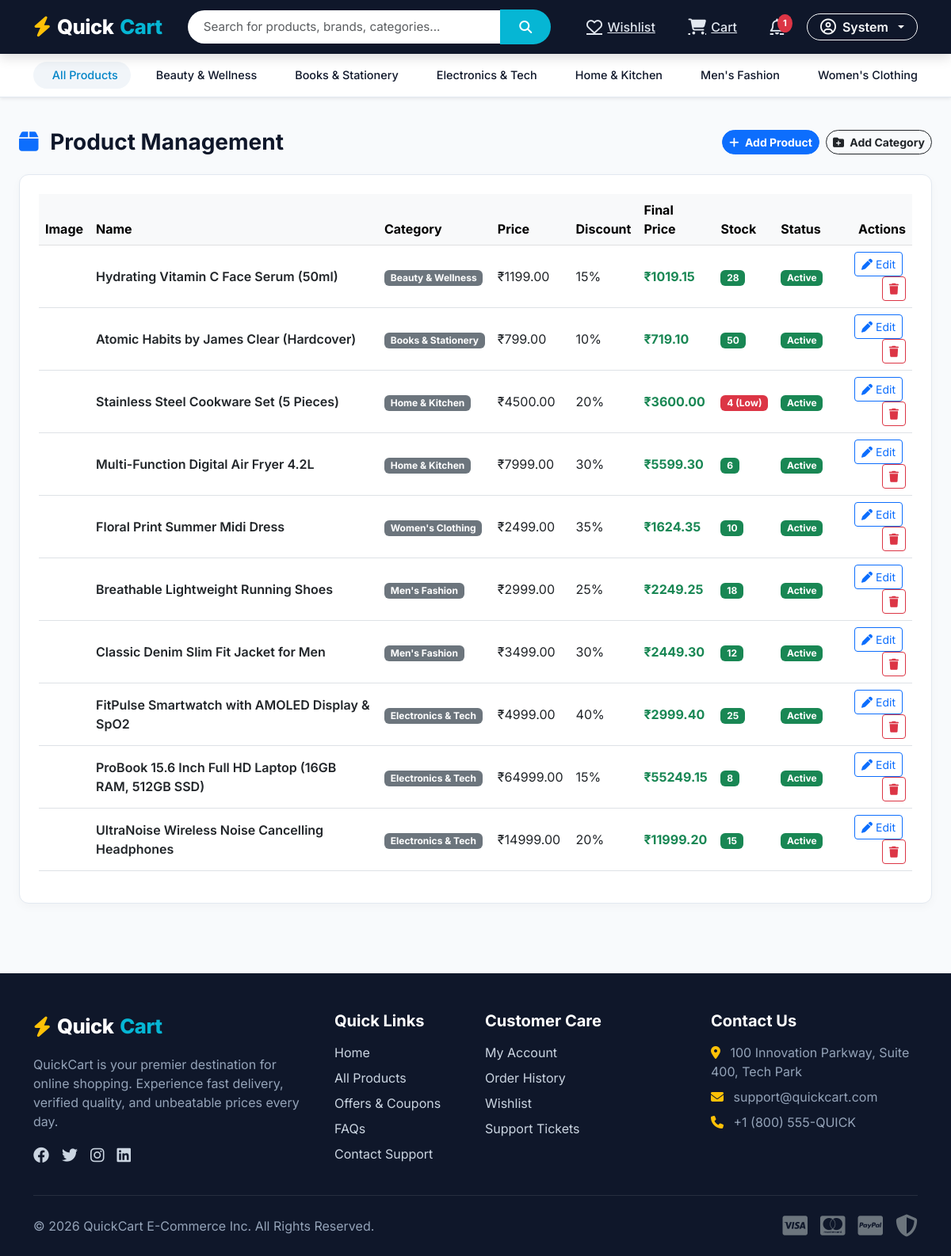
Page /dashboard/products/ (signed in) on the committed database.
### products/models.py (models this page shows, shortened)
class Category(models.Model):
    name = models.CharField(max_length=100, unique=True)
    slug = models.SlugField(max_length=120, unique=True, blank=True)
    description = models.TextField(blank=True)
    image = models.ImageField(upload_to='categories/', blank=True, null=True)
    created_at = models.DateTimeField(auto_now_add=True)
    class Meta:
        verbose_name_plural = "Categories"
        ordering = ['name']
    def __str__(self):
        return self.name

class Product(models.Model):
    name = models.CharField(max_length=200)
    slug = models.SlugField(max_length=250, unique=True, blank=True)
    category = models.ForeignKey(Category, on_delete=models.CASCADE, related_name='products')
    description = models.TextField()
    price = models.DecimalField(max_digits=10, decimal_places=2)
    discount_percentage = models.PositiveIntegerField(default=0)
    final_price = models.DecimalField(max_digits=10, decimal_places=2, blank=True, null=True)
    brand = models.CharField(max_length=100)
    stock = models.PositiveIntegerField(default=0)
    sku = models.CharField(max_length=50, unique=True)
    main_image = models.ImageField(upload_to='products/')
    rating = models.DecimalField(max_digits=3, decimal_places=2, default=0.0)
    is_active = models.BooleanField(default=True)
    created_at = models.DateTimeField(auto_now_add=True)
    updated_at = models.DateTimeField(auto_now=True)
    class Meta:
        ordering = ['-created_at']

### dashboard/views.py (the view, shortened to what this page needs)
# urls.py: path('products/', views.dashboard_products_view, name='products'),
@staff_member_required
def dashboard_products_view(request):
    products = Product.objects.select_related('category').order_by('-created_at')
    categories = Category.objects.all()
    product_form = ProductForm()
    category_form = CategoryForm()
    context = {
        'products': products,
        'categories': categories,
        'product_form': product_form,
        'category_form': category_form,
    }
    return render(request, 'dashboard/products.html', context)

### templates/dashboard/products.html (shortened to what this page needs)
{% extends 'base.html' %}
{% block content %}
<div class="container-fluid px-4 my-4">
    <div class="d-flex justify-content-between align-items-center mb-4 flex-wrap gap-2">
        <h3 class="fw-bold mb-0"><i class="fa-solid fa-box text-primary me-2"></i> Product Management</h3>
        <div class="d-flex gap-2">
            <button class="btn btn-primary rounded-pill btn-sm fw-bold" data-bs-toggle="modal" data-bs-target="#addProductModal">
                <i class="fa-solid fa-plus me-1"></i> Add Product
            </button>
            <button class="btn btn-outline-dark rounded-pill btn-sm fw-bold" data-bs-toggle="modal" data-bs-target="#addCategoryModal">
                <i class="fa-solid fa-folder-plus me-1"></i> Add Category
            </button>
        </div>
    </div>
    <div class="qc-dashboard-card">
        <div class="table-responsive">
            <table class="table align-middle table-hover">
                <thead class="table-light">
                    <tr>
                        <th>Image</th>
                        <th>Name</th>
                        <th>Category</th>
                        <th>Price</th>
                        <th>Discount</th>
                        <th>Final Price</th>
                        <th>Stock</th>
                        <th>Status</th>
                        <th class="text-end">Actions</th>
                    </tr>
                </thead>
                <tbody>
                    {% for prod in products %}
                        <tr>
                            <td>
                            </td>
                            <td class="fw-semibold">{{ prod.name }}</td>
                            <td><span class="badge bg-secondary">{{ prod.category.name }}</span></td>
                            <td>₹{{ prod.price }}</td>
                            <td>{{ prod.discount_percentage }}%</td>
                            <td class="fw-bold text-success">₹{{ prod.final_price }}</td>
                            <td>
                                {% if prod.stock <= 5 %}
                                    <span class="badge bg-danger">{{ prod.stock }} (Low)</span>
                                {% else %}
                                    <span class="badge bg-success">{{ prod.stock }}</span>
                                {% endif %}
                            </td>
                            <td>
                                {% if prod.is_active %}
                                    <span class="badge bg-success">Active</span>
                                {% else %}
                                    <span class="badge bg-secondary">Inactive</span>
                                {% endif %}
                            </td>
                            <td class="text-end">
                                <a href="{% url 'dashboard:edit_product' prod.id %}" class="btn btn-sm btn-outline-primary me-1"><i class="fa-solid fa-pen"></i> Edit</a>
                                <a href="{% url 'dashboard:delete_product' prod.id %}" class="btn btn-sm btn-outline-danger" onclick="return confirm('Delete product?')"><i class="fa-solid fa-trash"></i></a>
                            </td>
                        </tr>
                    {% endfor %}
                </tbody>
            </table>
        </div>
    </div>
</div>
{% endblock %}

### templates/base.html (shortened to what this page needs)
{% load static %}
<!DOCTYPE html>
<html lang="en">
<head>
    <link href="https://cdn.jsdelivr.net/npm/bootstrap@5.3.0/dist/css/bootstrap.min.css" rel="stylesheet">
    <link rel="stylesheet" href="https://cdnjs.cloudflare.com/ajax/libs/font-awesome/6.4.0/css/all.min.css">
    <link rel="stylesheet" href="{% static 'css/style.css' %}">
</head>
<body>
    <header class="qc-navbar">
        <div class="container">
            <div class="d-flex align-items-center justify-content-between flex-wrap gap-2">
                <a href="{% url 'home' %}" class="qc-brand">
                    <i class="fa-solid fa-bolt text-warning"></i> Quick<span>Cart</span>
                </a>
                <form action="{% url 'products:search' %}" method="GET" class="flex-grow-1 mx-lg-4 max-w-600" style="max-width: 550px;">
                    <div class="input-group">
                        <input type="text" name="q" class="form-control qc-search-input" placeholder="Search for products, brands, categories..." value="{{ request.GET.q|default:'' }}" required>
                        <button class="btn qc-search-btn" type="submit">
                            <i class="fa-solid fa-magnifying-glass"></i>
                        </button>
                    </div>
                </form>
                <div class="d-flex align-items-center gap-3">
                    {% if user.is_authenticated %}
                        <a href="{% url 'cart:wishlist' %}" class="qc-nav-link text-white" title="Wishlist">
                            <i class="fa-regular fa-heart fs-5"></i>
                            <span class="d-none d-md-inline">Wishlist</span>
                        </a>
                        <a href="{% url 'cart:cart' %}" class="qc-nav-link text-white" title="Cart">
                            <i class="fa-solid fa-cart-shopping fs-5"></i>
                            <span class="d-none d-md-inline">Cart</span>
                        </a>
                        <a href="{% url 'notifications:list' %}" class="qc-nav-link text-white" title="Notifications">
                            <i class="fa-regular fa-bell fs-5"></i>
                            {% if unread_notifications_count > 0 %}
                                <span class="qc-badge bg-danger">{{ unread_notifications_count }}</span>
                            {% endif %}
                        </a>
                        <div class="dropdown">
                            <button class="btn btn-outline-light dropdown-toggle rounded-pill px-3 py-1 fw-semibold d-flex align-items-center gap-2" type="button" data-bs-toggle="dropdown">
                                <i class="fa-regular fa-circle-user fs-5"></i>
                                <span>{{ user.first_name|default:user.username }}</span>
                            </button>
                        </div>
                    {% endif %}
                </div>
            </div>
        </div>
    </header>
    <nav class="qc-category-bar shadow-sm">
        <div class="container">
            <div class="d-flex align-items-center gap-2">
                <a href="{% url 'products:product_list' %}" class="qc-cat-item active">
                     All Products
                </a>
                {% for cat in nav_categories %}
                    <a href="{% url 'products:category' cat.slug %}" class="qc-cat-item">
                        {{ cat.name }}
                    </a>
                {% endfor %}
                <a href="{% url 'coupons:coupons_list' %}" class="qc-cat-item text-danger fw-bold ms-auto">
                </a>
            </div>
        </div>
    </nav>
    <main>
        {% block content %}{% endblock %}
    </main>
    <footer class="qc-footer">
        <div class="container">
            <div class="row g-4">
                <div class="col-lg-4 col-md-6">
                    <div class="qc-brand mb-3">
                        <i class="fa-solid fa-bolt text-warning"></i> Quick<span>Cart</span>
                    </div>
                    <p>QuickCart is your premier destination for online shopping. Experience fast delivery, verified quality, and unbeatable prices every day.</p>
                    <div class="d-flex gap-3 fs-5 mt-3">
                        <a href="#"><i class="fa-brands fa-facebook"></i></a>
                        <a href="#"><i class="fa-brands fa-twitter"></i></a>
                        <a href="#"><i class="fa-brands fa-instagram"></i></a>
                        <a href="#"><i class="fa-brands fa-linkedin"></i></a>
                    </div>
                </div>
                <div class="col-lg-2 col-md-6">
                    <h5>Quick Links</h5>
                    <ul class="list-unstyled d-flex flex-column gap-2">
                        <li><a href="{% url 'home' %}">Home</a></li>
                        <li><a href="{% url 'products:product_list' %}">All Products</a></li>
                        <li><a href="{% url 'coupons:coupons_list' %}">Offers & Coupons</a></li>
                        <li><a href="{% url 'support:faq' %}">FAQs</a></li>
                        <li><a href="{% url 'support:contact' %}">Contact Support</a></li>
                    </ul>
                </div>
                <div class="col-lg-3 col-md-6">
                    <h5>Customer Care</h5>
                    <ul class="list-unstyled d-flex flex-column gap-2">
                        <li><a href="{% url 'accounts:profile' %}">My Account</a></li>
                        <li><a href="{% url 'orders:my_orders' %}">Order History</a></li>
                        <li><a href="{% url 'cart:wishlist' %}">Wishlist</a></li>
                        <li><a href="{% url 'support:tickets' %}">Support Tickets</a></li>
                    </ul>
                </div>
                <div class="col-lg-3 col-md-6">
                    <h5>Contact Us</h5>
                    <p class="mb-2"><i class="fa-solid fa-location-dot me-2 text-warning"></i> 100 Innovation Parkway, Suite 400, Tech Park</p>
                    <p class="mb-2"><i class="fa-solid fa-envelope me-2 text-warning"></i> support@quickcart.com</p>
                    <p class="mb-2"><i class="fa-solid fa-phone me-2 text-warning"></i> +1 (800) 555-QUICK</p>
                </div>
            </div>
            <hr class="my-4 border-secondary">
            <div class="d-flex flex-column flex-md-row justify-content-between align-items-center text-center text-md-start">
                <p class="mb-0">&copy; 2026 QuickCart E-Commerce Inc. All Rights Reserved.</p>
                <div class="d-flex gap-3 fs-3 text-secondary mt-2 mt-md-0">
                    <i class="fa-brands fa-cc-visa"></i>
                    <i class="fa-brands fa-cc-mastercard"></i>
                    <i class="fa-brands fa-cc-paypal"></i>
                    <i class="fa-solid fa-shield-halved"></i>
                </div>
            </div>
        </div>
    </footer>
</body>
</html>

### rows in the picture
Category: name "Beauty & Wellness"
Category: name "Books & Stationery"
Category: name "Electronics & Tech"
Category: name "Home & Kitchen"
Category: name "Men's Fashion"
Category: name "Women's Clothing"
Product: name "Hydrating Vitamin C Face Serum (50ml)", category.name "Beauty & Wellness", price "1199.00", discount_percentage "15", final_price "1019.15", stock "28", is_active "Active"
Product: name "Atomic Habits by James Clear (Hardcover)", category.name "Books & Stationery", price "799.00", discount_percentage "10", final_price "719.10", stock "50", is_active "Active"
Product: name "Stainless Steel Cookware Set (5 Pieces)", category.name "Home & Kitchen", price "4500.00", discount_percentage "20", final_price "3600.00", stock "4", is_active "Active"
Product: name "Multi-Function Digital Air Fryer 4.2L", category.name "Home & Kitchen", price "7999.00", discount_percentage "30", final_price "5599.30", stock "6", is_active "Active"
Product: name "Floral Print Summer Midi Dress", category.name "Women's Clothing", price "2499.00", discount_percentage "35", final_price "1624.35", stock "10", is_active "Active"
Product: name "Breathable Lightweight Running Shoes", category.name "Men's Fashion", price "2999.00", discount_percentage "25", final_price "2249.25", stock "18", is_active "Active"
Product: name "Classic Denim Slim Fit Jacket for Men", category.name "Men's Fashion", price "3499.00", discount_percentage "30", final_price "2449.30", stock "12", is_active "Active"
Product: name "FitPulse Smartwatch with AMOLED Display & SpO2", category.name "Electronics & Tech", price "4999.00", discount_percentage "40", final_price "2999.40", stock "25", is_active "Active"
Product: name "ProBook 15.6 Inch Full HD Laptop (16GB RAM, 512GB SSD)", category.name "Electronics & Tech", price "64999.00", discount_percentage "15", final_price "55249.15", stock "8", is_active "Active"
Product: name "UltraNoise Wireless Noise Cancelling Headphones", category.name "Electronics & Tech", price "14999.00", discount_percentage "20", final_price "11999.20", stock "15", is_active "Active"

### other values in the picture
{{ unread_notifications_count }} "1"
{{ user.first_name|default:user.username }} "System"
